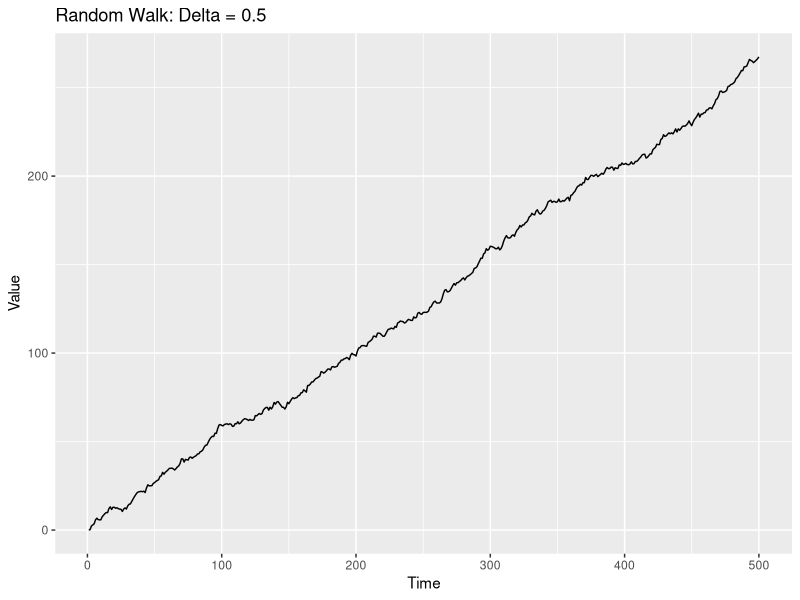
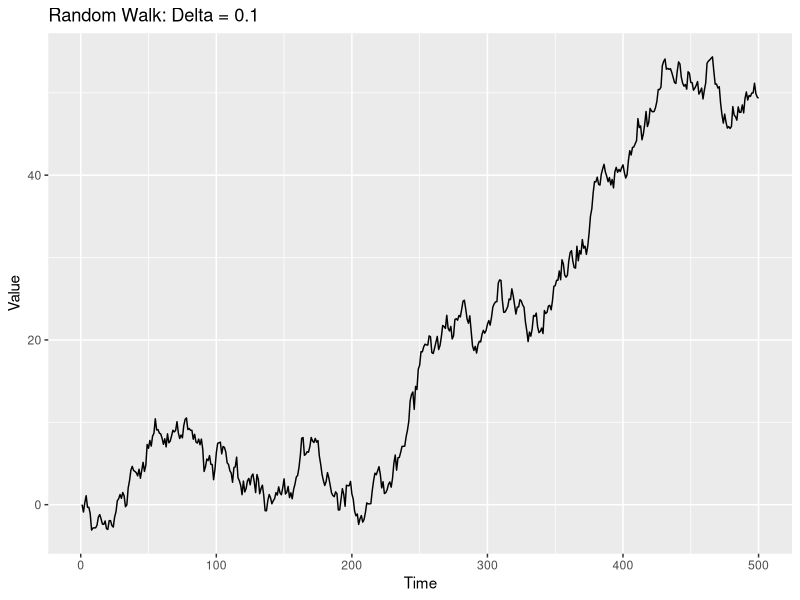
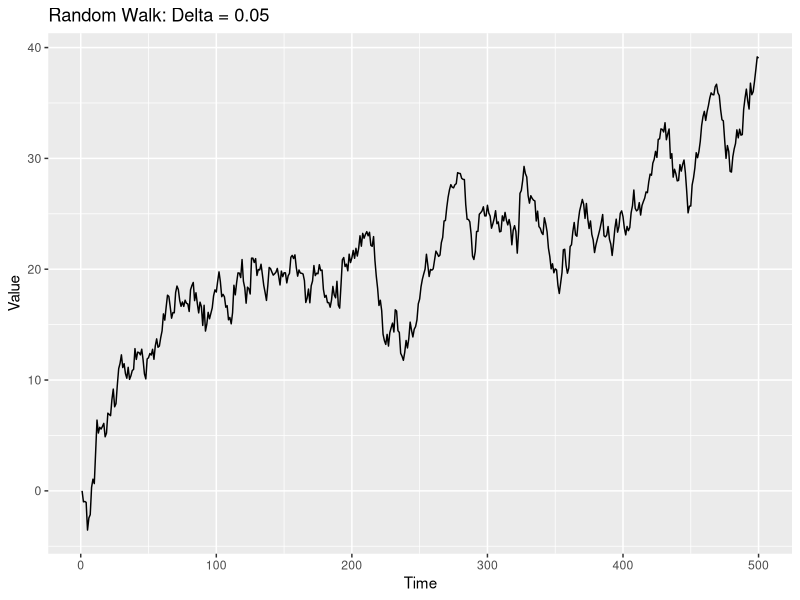

These charts were generated, in order, by the following R code:
# Optional: set working directory to current script location (RStudio)
if (requireNamespace("rstudioapi", quietly = TRUE)) {
  setwd(dirname(rstudioapi::getActiveDocumentContext()$path))
}

# =====================================================
## 1. Load necessary packages
## =====================================================
library(ggplot2)
library(urca)

# =====================================================
## 2. Set seed for reproducibility
## =====================================================
set.seed(123)

# =====================================================
## 3. Define the function to simulate the random walk process with a drift (delta)
##    Y_t = Y_{t-1} + delta + epsilon_t
## =====================================================
simulate_rw <- function(delta, n) {
  epsilon <- rnorm(n)  # Generate white noise (epsilon)
  y <- numeric(n)      # Initialize vector to hold random walk values
  y[1] <- 0            # Set the starting value of the series
  for (t in 2:n) {
    y[t] <- y[t - 1] + delta + epsilon[t]  # Generate the random walk process
  }
  return(y)  # Return the simulated series
}

# =====================================================
## 4. Parameters for simulation
## =====================================================
n_samples <- 500  # Number of samples
delta_values <- c(0.5, 0.1, 0.05)  # Different delta values to simulate the process

# Create a list to store the plots
plot_list <- list()

# =====================================================
## 5. Simulate the data and perform ADF tests for different delta values
## =====================================================
for (i in 1:length(delta_values)) {
  delta <- delta_values[i]
  
  # Simulate the random walk with the given delta value
  y <- simulate_rw(delta, n_samples)
  
  # Perform Augmented Dickey-Fuller Test on the simulated data
  adf_test <- ur.df(y, type = "drift", lags = 1, selectlags = "AIC")
  
  # Create a plot for the time series
  p <- ggplot(data.frame(t = 1:n_samples, y = y), aes(x = t, y = y)) +
    geom_line() +
    ggtitle(paste("Random Walk: Delta =", delta)) +
    xlab("Time") +
    ylab("Value")
  
  # Add the plot to the list
  plot_list[[i]] <- p
  
  # Print the results for the ADF test
  cat("\nResults for delta =", delta, "\n")
  cat("Value of test-statistic (tau2):", adf_test@teststat[1], "\n")
  cat("Value of test-statistic (phi1):", adf_test@teststat[2], "\n")
  cat("Critical values for test statistics (tau2 and phi1):\n")
  print(adf_test@cval)
}

# =====================================================
## 6. Save the plots as individual PNG files
## =====================================================
ggsave("unit_root_delta05.png", plot_list[[1]], width = 6, height = 4, dpi = 300)
ggsave("unit_root_delta01.png", plot_list[[2]], width = 6, height = 4, dpi = 300)
ggsave("unit_root_delta005.png", plot_list[[3]], width = 6, height = 4, dpi = 300)
